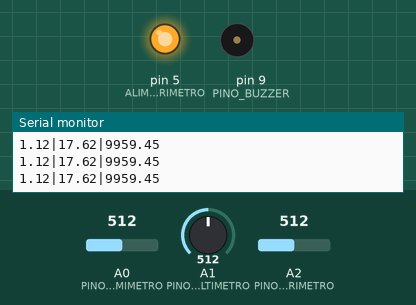
This sketch was run on a simulated Arduino Uno, built with avr-gcc and run on an emulated ATmega328P. Shown: output pins drawn as LEDs (lit = HIGH), buzzer (waves = sounding, pin HIGH), the last lines printed to the serial monitor. The test bench sets the inputs (shaded band); at power-on: A0 (PINO_OHMIMETRO) = 512, A1 (PINO_VOLTIMETRO) = 512, A2 (PINO_AMPERIMETRO) = 512.

Above: at 1.2 s.
1.3 s: A0 (PINO_OHMIMETRO) set to 0
At 2.2 s:
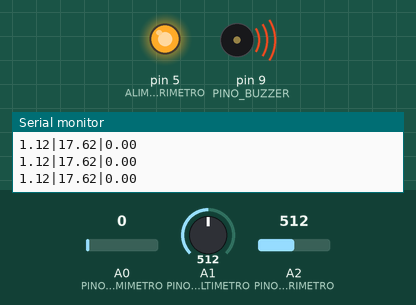
2.8 s: A0 (PINO_OHMIMETRO) set to 45
At 3.6 s:
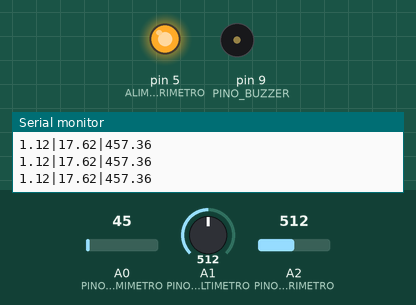
Timing chart, 0 to 5.8 s (numbered marks = the images above; inputs shaded):
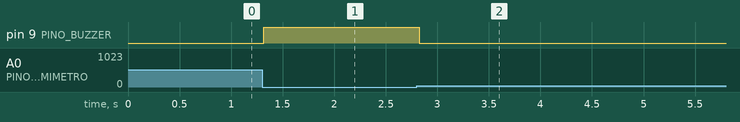

The sketch:

pi.ino
```cpp
// DEFINE PINAGEM
#define PINO_OHMIMETRO A0
#define PINO_VOLTIMETRO A1
#define PINO_AMPERIMETRO A2
#define PINO_BUZZER 9
#define ALIMENTACAO_AMPERIMETRO 5

//VARIAVEIS DE CALIBRAÇÃO
const float maximoVoltimetro = 35.2;
const float r1_ohmimetro = 9940;

//VARIAVEIS USADA EM LOOP
float corrente,resistencia, tensao;

void setup(){
  pinMode(PINO_VOLTIMETRO, INPUT);
  pinMode(PINO_OHMIMETRO, INPUT);

  pinMode(PINO_BUZZER, OUTPUT);

  pinMode(ALIMENTACAO_AMPERIMETRO, OUTPUT);
  digitalWrite(ALIMENTACAO_AMPERIMETRO, HIGH);

  Serial.begin(9600);
}


void loop(){
  corrente = lerAmperimetro();
  tensao = lerVoltimetro();
  resistencia = lerOhmimetro();

  if(resistencia >= 0 && resistencia < 1) ligarBuzzer();
  else desligarBuzzer();

  Serial.print(corrente);
  Serial.print("|");
  Serial.print(tensao);
  Serial.print("|");
  Serial.println(resistencia) ;
}


//ler sensor de corrente
float lerAmperimetro(){
  const int offset = 484, qtdAmostragens = 50;

  unsigned int somador = 0, amostra = 0;
  float media = 0.0, leitura = 0.0, correnteResultante = 0.0;

  //soma as amostragens do sensor
  for (int x = 0; x < qtdAmostragens; x++) {
    amostra = analogRead(PINO_AMPERIMETRO);
    somador = somador + amostra;

    delay(3);
  }

  //calcula a media e converte em Ampere
  media = somador / qtdAmostragens;
  leitura = media - offset;
  correnteResultante = leitura * 0.04;

  return correnteResultante;
}


float lerVoltimetro(){
  float leituraEscalaArduino = analogRead(PINO_VOLTIMETRO);

  //converte valor lido na porta lógica em tensão desejada
  float leituraEmVolts = leituraEscalaArduino *  maximoVoltimetro / 1023.0;
  return leituraEmVolts;
}

float lerOhmimetro(){
  int somador = 0, qtdAmostragens = 10;
  for (int x = 0; x < qtdAmostragens; x++) {
    somador = somador + analogRead(PINO_OHMIMETRO);
    delay(3);
  }

  //calcula a média dos valores lidos no pino do ohmimetro
  float leituraEscalaArduino = somador/qtdAmostragens;

  //impede divisão por zero e indica que não há resistência com valor negativo
  if(leituraEscalaArduino >= 1022) return -1;

  //converte o valor lido em resistência
  double resistencaResultante, aux;
  aux = (float)analogRead(A0)/1023;
  resistencaResultante = aux * (float) r1_ohmimetro / (1 - aux);

  return resistencaResultante;
}

void ligarBuzzer(){
  digitalWrite(PINO_BUZZER, true);
}

void desligarBuzzer(){
  digitalWrite(PINO_BUZZER, false);
}
```

Measured:
- after the input at 1.3 s, pin 9 (PINO_BUZZER): LOW → HIGH at once
- after the input at 2.8 s, pin 9 (PINO_BUZZER): HIGH → LOW at once
